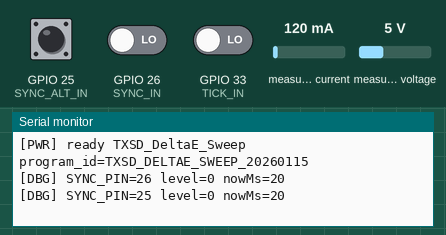
Simulated run of this sketch. Board: ESP32. Parts: the last lines printed to the serial monitor. The inputs (shaded band) are chosen by the test bench; at power-on: GPIO 25 (SYNC_ALT_IN) LOW, GPIO 26 (SYNC_IN) LOW, GPIO 33 (TICK_IN) LOW, measured current 120 mA, measured voltage 5 V. Storage starts empty; random numbers use the default seed unless the sketch sets one.

Above: at 1.2 s.
1.3 s: GPIO 25 (SYNC_ALT_IN) driven HIGH
At 2.6 s:
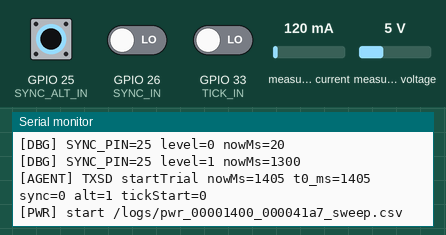
2.9 s: GPIO 25 (SYNC_ALT_IN) driven LOW
At 4.0 s:
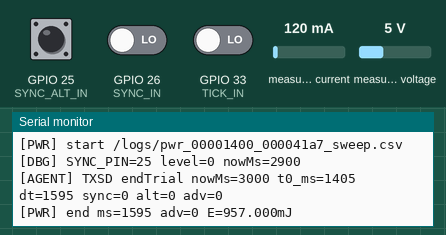
4.5 s: GPIO 26 (SYNC_IN) driven HIGH
At 5.3 s:
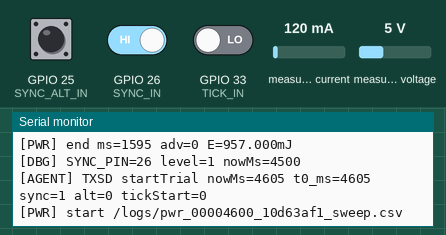
6.1 s: GPIO 26 (SYNC_IN) driven LOW
At 7.3 s:
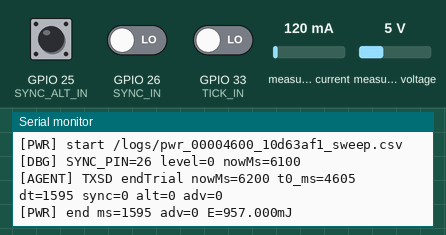
7.6 s: GPIO 25 (SYNC_ALT_IN) driven HIGH
At 8.9 s:
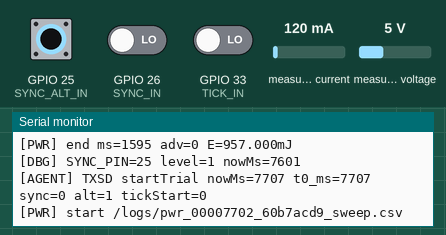
9.2 s: GPIO 25 (SYNC_ALT_IN) pulsed LOW 2 times (0.12 s each, 0.3 s apart)
At 11.1 s:
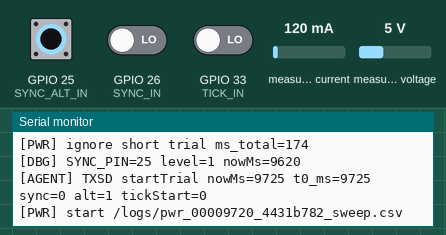
Timing chart, 0 to 12.3 s (numbered marks = the images above; inputs shaded):
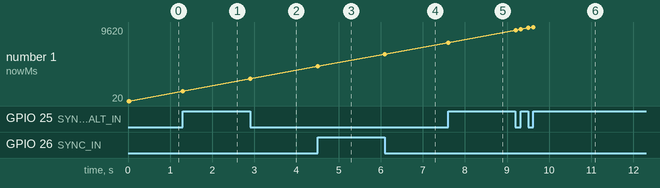

The sketch:

TXSD_DeltaE_Sweep.ino
```cpp
// TXSD_DeltaE_Sweep.ino
// Board: ESP32 Dev Module (Arduino-ESP32 v3.x)
// Role: INA219 power logger to SD. Start/stop by SYNC. Count adv by TICK (optional but recommended).

#include <Arduino.h>
#include <Wire.h>
#include <SPI.h>
#include <SD.h>
#include <Adafruit_INA219.h>
#include <esp_system.h> // esp_random()

static const char FW_TAG[] = "TXSD_DeltaE_Sweep";
static const char FW_BUILD[] = "TXSD_DeltaE_Sweep_2026-01-15";
static const char PROGRAM_ID[] = "TXSD_DELTAE_SWEEP_20260115";

// Pins
static const int SD_CS = 5;
static const int SD_SCK = 18;
static const int SD_MISO = 19;
static const int SD_MOSI = 23;
static const int I2C_SDA = 21;
static const int I2C_SCL = 22;
static const int SYNC_IN = 26;
static const int SYNC_ALT_IN = 25;
static const int TICK_IN = 33;

// Sampling
static const uint32_t SAMPLE_US = 10000;   // 10 ms
static const uint32_t MIN_TRIAL_MS = 1000; // ignore too-short
static const uint32_t FALLBACK_MS = 900000;

// Debounce
static const uint32_t START_DEBOUNCE_MS = 100;
static const uint32_t END_DEBOUNCE_MS = 100;

// Debug verbosity: 0=min, 1=edges+agent, 2=more agent detail, 3=periodic verbose
#ifndef DBG_LEVEL
#define DBG_LEVEL 1
#endif

Adafruit_INA219 ina;
File f;

volatile uint32_t tickCountRaw = 0;
static void IRAM_ATTR onTickRaw() { tickCountRaw++; }

bool logging = false;
uint32_t t0_ms = 0;
uint32_t nextSampleUs = 0;
uint32_t sampN = 0;
double sumP_mW = 0.0;
double sumV_V = 0.0;
double sumI_mA = 0.0;
uint32_t badLines = 0;
uint32_t tickStart = 0;

static void makeNextPath(char* out, size_t out_sz) {
  SD.mkdir("/logs");
  uint32_t ms = millis();
  uint32_t r = (uint32_t)esp_random();
  snprintf(out, out_sz, "/logs/pwr_%08lu_%08lx_sweep.csv", (unsigned long)ms, (unsigned long)r);
}

static void startTrial() {
  char path[80];
  makeNextPath(path, sizeof(path));
  f = SD.open(path, FILE_WRITE);
  if (!f) {
    Serial.printf("[SD] open FAIL path=%s\n", path);
    return;
  }
  f.println("prog_id,ms,mV,uA,p_mW,tick_raw");
  f.printf("# meta, firmware=%s, program_id=%s, build=%s %s\r\n",
           FW_TAG, PROGRAM_ID, __DATE__, __TIME__);

  logging = true;
  t0_ms = millis();
  nextSampleUs = micros() + SAMPLE_US;
  tickStart = (tickCountRaw > 0) ? (tickCountRaw - 1) : 0;
  sumP_mW = 0.0;
  sumV_V = 0.0;
  sumI_mA = 0.0;
  sampN = 0;
  badLines = 0;

  Serial.printf("[AGENT] TXSD startTrial nowMs=%lu t0_ms=%lu sync=%d alt=%d tickStart=%lu\n",
                (unsigned long)millis(), (unsigned long)t0_ms,
                digitalRead(SYNC_IN), digitalRead(SYNC_ALT_IN),
                (unsigned long)tickStart);
  Serial.printf("[PWR] start %s\n", path);
}

static void endTrial() {
  if (!logging) return;
  logging = false;

  uint32_t now_ms = millis();
  uint32_t ms_total = now_ms - t0_ms;
  uint32_t advN = tickCountRaw - tickStart;

  Serial.printf("[AGENT] TXSD endTrial nowMs=%lu t0_ms=%lu dt=%lu sync=%d alt=%d adv=%lu\n",
                (unsigned long)now_ms, (unsigned long)t0_ms, (unsigned long)ms_total,
                digitalRead(SYNC_IN), digitalRead(SYNC_ALT_IN),
                (unsigned long)advN);

  if (ms_total < MIN_TRIAL_MS) {
    Serial.printf("[PWR] ignore short trial ms_total=%lu\n", (unsigned long)ms_total);
    if (f) {
      f.flush();
      f.close();
    }
    return;
  }

  double meanP = (sampN > 0) ? (sumP_mW / (double)sampN) : 0.0;
  double meanV = (sampN > 0) ? (sumV_V / (double)sampN) : 0.0;
  double meanI = (sampN > 0) ? (sumI_mA / (double)sampN) : 0.0;
  double E_mJ = meanP * (ms_total / 1000.0);
  double Eper_uJ = (advN > 0) ? (E_mJ * 1000.0 / advN) : 0.0;

  f.printf("# summary, ms_total=%lu, adv_count=%lu, E_total_mJ=%.3f, E_per_adv_uJ=%.1f\r\n",
           (unsigned long)ms_total, (unsigned long)advN, E_mJ, Eper_uJ);
  f.printf("# diag, samples=%lu, rate_hz=%.2f, mean_v=%.3f, mean_i_mA=%.3f, mean_p_mW=%.1f, parse_drop=%lu\r\n",
           (unsigned long)sampN,
           (ms_total > 0 ? (double)sampN / (ms_total / 1000.0) : 0.0),
           meanV, meanI, meanP, (unsigned long)badLines);
  f.flush();
  f.close();

  Serial.printf("[PWR] end ms=%lu adv=%lu E=%.3fmJ\n",
                (unsigned long)ms_total, (unsigned long)advN, E_mJ);
}

void setup() {
  Serial.begin(115200);
  Serial.printf("[FW] %s build=%s %s\n", FW_BUILD, __DATE__, __TIME__);

  SPI.begin(SD_SCK, SD_MISO, SD_MOSI, SD_CS);
  if (!SD.begin(SD_CS)) {
    Serial.println("[SD] init FAIL");
    while (1) delay(1000);
  }

  pinMode(SYNC_IN, INPUT_PULLDOWN);
  pinMode(SYNC_ALT_IN, INPUT_PULLDOWN);
  pinMode(TICK_IN, INPUT_PULLDOWN);
  attachInterrupt(digitalPinToInterrupt(TICK_IN), onTickRaw, RISING);

  Wire.begin(I2C_SDA, I2C_SCL);
  Wire.setClock(400000);
  ina.begin();
  ina.setCalibration_16V_400mA();

  Serial.printf("[PWR] ready %s program_id=%s\n", FW_TAG, PROGRAM_ID);
}

void loop() {
  uint32_t nowMs = millis();
  int syncIn = digitalRead(SYNC_IN);
  int syncAlt = digitalRead(SYNC_ALT_IN);
  int syncAnyHigh = (syncIn == HIGH) || (syncAlt == HIGH);
  int syncAllLow = (syncIn == LOW) && (syncAlt == LOW);

  // Edge logs (quiet by default)
  static int lastSyncIn = -1;
  static int lastSyncAlt = -1;
#if DBG_LEVEL >= 1
  if (syncIn != lastSyncIn) {
    Serial.printf("[DBG] SYNC_PIN=%d level=%d nowMs=%lu\n", SYNC_IN, syncIn, (unsigned long)nowMs);
    lastSyncIn = syncIn;
  }
  if (syncAlt != lastSyncAlt) {
    Serial.printf("[DBG] SYNC_PIN=%d level=%d nowMs=%lu\n", SYNC_ALT_IN, syncAlt, (unsigned long)nowMs);
    lastSyncAlt = syncAlt;
  }
#else
  lastSyncIn = syncIn;
  lastSyncAlt = syncAlt;
#endif
#if DBG_LEVEL >= 3
  static uint32_t lastDbg = 0;
  if (nowMs - lastDbg >= 5000) {
    Serial.printf("[DBG] sync=%d alt=%d logging=%d tick=%lu\n",
                  syncIn, syncAlt, logging ? 1 : 0, (unsigned long)tickCountRaw);
    lastDbg = nowMs;
  }
#endif

  // Debounce start/stop
  static uint32_t highSince = 0;
  static uint32_t lowSince = 0;

  if (!logging) {
    if (syncAnyHigh) {
      if (highSince == 0) highSince = nowMs;
      if (nowMs - highSince >= START_DEBOUNCE_MS) {
        startTrial();
        highSince = 0;
        lowSince = 0;
        return;
      }
    } else {
      highSince = 0;
    }
  } else {
    if (syncAllLow) {
      if (lowSince == 0) lowSince = nowMs;
      if (nowMs - lowSince >= END_DEBOUNCE_MS) {
        endTrial();
        lowSince = 0;
      }
    } else {
      lowSince = 0;
      if ((nowMs - t0_ms) >= FALLBACK_MS) {
        endTrial();
      }
    }

    // Sampling loop
    uint32_t nowUs = micros();
    while ((int32_t)(nowUs - nextSampleUs) >= 0) {
      nextSampleUs += SAMPLE_US;
      float v = ina.getBusVoltage_V();
      float i_mA = ina.getCurrent_mA();
      int32_t mv = (int32_t)lroundf(v * 1000.0f);
      int32_t uA = (int32_t)lroundf(i_mA * 1000.0f);
      double p_mW = (double)v * (double)i_mA;
      uint32_t relMs = millis() - t0_ms;

      sumP_mW += p_mW;
      sumV_V += v;
      sumI_mA += i_mA;
      sampN++;

      char buf[128];
      int n = snprintf(buf, sizeof(buf), "%s,%lu,%ld,%ld,%.1f,%lu\r\n",
                       PROGRAM_ID, (unsigned long)relMs,
                       (long)mv, (long)uA, p_mW,
                       (unsigned long)tickCountRaw);
      if (n > 0) {
        f.write((uint8_t*)buf, n);
      } else {
        badLines++;
      }
      nowUs = micros();
    }
  }

  vTaskDelay(1);
}
```

Measured:
- after the input at 1.3 s, the serial monitor: prints a new line at once (image 1)
- after the input at 2.9 s, the serial monitor: prints a new line at once (image 2)
- after the input at 4.5 s, the serial monitor: prints a new line at once (image 3)
- after the input at 6.1 s, the serial monitor: prints a new line at once (image 4)
- after the input at 7.6 s, the serial monitor: prints a new line at once (image 5)
- after the input at 9.2 s, the serial monitor: prints a new line at once (image 6)
- plotted number 1: 20 → 1300 after the input at 1.3 s, 1300 → 2900 after the input at 2.9 s, 2900 → 4500 after the input at 4.5 s, 4500 → 6100 after the input at 6.1 s, 6100 → 7601 after the input at 7.6 s
